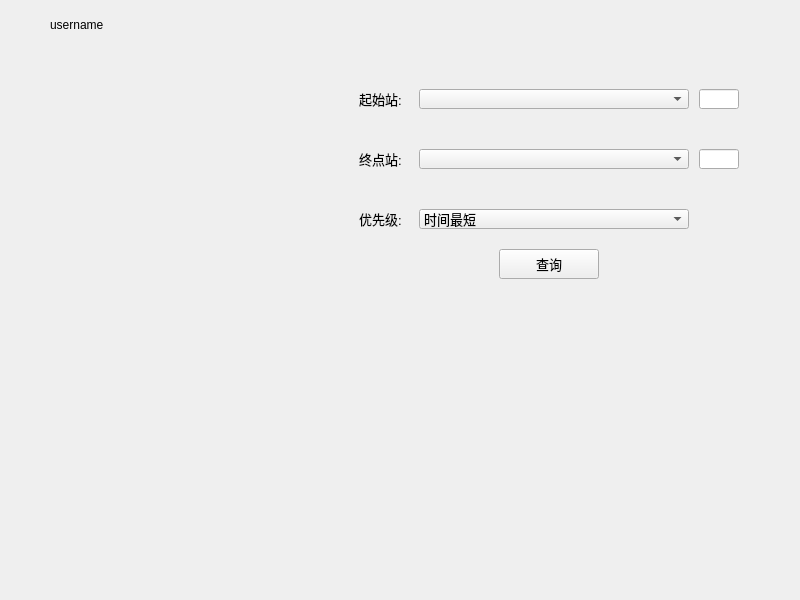
<?xml version="1.0" encoding="UTF-8"?>
<ui version="4.0">
 <class>MainWidget</class>
 <widget class="QWidget" name="MainWidget">
  <property name="geometry">
   <rect>
    <x>0</x>
    <y>0</y>
    <width>800</width>
    <height>600</height>
   </rect>
  </property>
  <property name="minimumSize">
   <size>
    <width>800</width>
    <height>600</height>
   </size>
  </property>
  <property name="maximumSize">
   <size>
    <width>800</width>
    <height>1000000</height>
   </size>
  </property>
  <property name="windowTitle">
   <string>Metro大都会</string>
  </property>
  <property name="windowIcon">
   <iconset resource="res.qrc">
    <normaloff>:/imgs/logo.png</normaloff>:/imgs/logo.png</iconset>
  </property>
  <widget class="QWidget" name="horizontalLayoutWidget">
   <property name="geometry">
    <rect>
     <x>-1</x>
     <y>39</y>
     <width>801</width>
     <height>561</height>
    </rect>
   </property>
   <layout class="QHBoxLayout" name="horizontalLayout">
    <item>
     <widget class="QWidget" name="contentWidget" native="true">
      <widget class="QWidget" name="mainRightWidget" native="true">
       <property name="geometry">
        <rect>
         <x>300</x>
         <y>0</y>
         <width>500</width>
         <height>580</height>
        </rect>
       </property>
       <property name="font">
        <font>
         <family>Arial</family>
         <pointsize>10</pointsize>
        </font>
       </property>
       <widget class="QWidget" name="operatonWidget" native="true">
        <property name="geometry">
         <rect>
          <x>0</x>
          <y>0</y>
          <width>500</width>
          <height>560</height>
         </rect>
        </property>
        <property name="styleSheet">
         <string notr="true"/>
        </property>
        <widget class="QLabel" name="startStationLable">
         <property name="geometry">
          <rect>
           <x>60</x>
           <y>50</y>
           <width>60</width>
           <height>20</height>
          </rect>
         </property>
         <property name="text">
          <string>起始站:</string>
         </property>
        </widget>
        <widget class="QComboBox" name="startStation">
         <property name="geometry">
          <rect>
           <x>120</x>
           <y>50</y>
           <width>270</width>
           <height>20</height>
          </rect>
         </property>
        </widget>
        <widget class="QLineEdit" name="startStationEdit">
         <property name="geometry">
          <rect>
           <x>400</x>
           <y>50</y>
           <width>40</width>
           <height>20</height>
          </rect>
         </property>
        </widget>
        <widget class="QLabel" name="endStationLable">
         <property name="geometry">
          <rect>
           <x>60</x>
           <y>110</y>
           <width>60</width>
           <height>20</height>
          </rect>
         </property>
         <property name="text">
          <string>终点站:</string>
         </property>
        </widget>
        <widget class="QComboBox" name="endStation">
         <property name="geometry">
          <rect>
           <x>120</x>
           <y>110</y>
           <width>270</width>
           <height>20</height>
          </rect>
         </property>
        </widget>
        <widget class="QLineEdit" name="endStationEdit">
         <property name="geometry">
          <rect>
           <x>400</x>
           <y>110</y>
           <width>40</width>
           <height>20</height>
          </rect>
         </property>
        </widget>
        <widget class="QLabel" name="priorityLable">
         <property name="geometry">
          <rect>
           <x>60</x>
           <y>170</y>
           <width>60</width>
           <height>20</height>
          </rect>
         </property>
         <property name="text">
          <string>优先级:</string>
         </property>
        </widget>
        <widget class="QComboBox" name="priority">
         <property name="geometry">
          <rect>
           <x>120</x>
           <y>170</y>
           <width>270</width>
           <height>20</height>
          </rect>
         </property>
         <item>
          <property name="text">
           <string>时间最短</string>
          </property>
         </item>
         <item>
          <property name="text">
           <string>站数最少</string>
          </property>
         </item>
         <item>
          <property name="text">
           <string>换乘最少</string>
          </property>
         </item>
        </widget>
        <widget class="QPushButton" name="currentQueryButton">
         <property name="geometry">
          <rect>
           <x>200</x>
           <y>210</y>
           <width>100</width>
           <height>30</height>
          </rect>
         </property>
         <property name="text">
          <string>查询</string>
         </property>
        </widget>
        <widget class="QWidget" name="mapWidget" native="true">
         <property name="geometry">
          <rect>
           <x>0</x>
           <y>260</y>
           <width>500</width>
           <height>300</height>
          </rect>
         </property>
        </widget>
       </widget>
      </widget>
     </widget>
    </item>
   </layout>
  </widget>
  <widget class="QLabel" name="user">
   <property name="geometry">
    <rect>
     <x>10</x>
     <y>10</y>
     <width>25</width>
     <height>25</height>
    </rect>
   </property>
   <property name="text">
    <string/>
   </property>
   <property name="pixmap">
    <pixmap resource="res.qrc">:/imgs/user.jfif</pixmap>
   </property>
   <property name="scaledContents">
    <bool>true</bool>
   </property>
  </widget>
  <widget class="QLabel" name="username">
   <property name="geometry">
    <rect>
     <x>50</x>
     <y>10</y>
     <width>100</width>
     <height>30</height>
    </rect>
   </property>
   <property name="styleSheet">
    <string notr="true">font: 12pt &quot;Arial&quot;;</string>
   </property>
   <property name="text">
    <string>username</string>
   </property>
  </widget>
 </widget>
 <resources>
  <include location="res.qrc"/>
 </resources>
 <connections/>
</ui>
